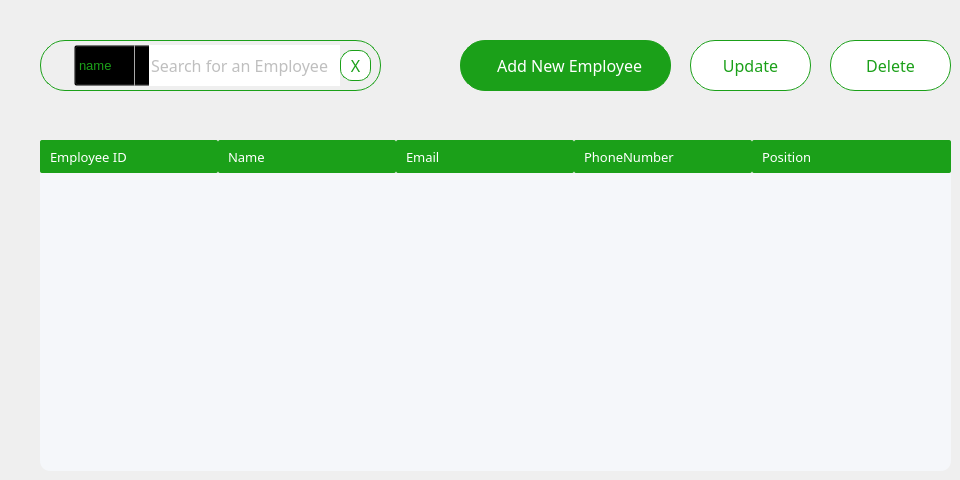
     <widget class="QWidget" name="default_employee">
      <widget class="QGroupBox" name="search_2">
       <property name="geometry">
        <rect>
         <x>40</x>
         <y>40</y>
         <width>341</width>
         <height>51</height>
        </rect>
       </property>
       <property name="font">
        <font>
         <family>Lexend Light</family>
        </font>
       </property>
       <property name="styleSheet">
        <string notr="true">border-radius:25px;
border-color: rgb(27, 160, 25);
border-width : 1.2px;
border-style:solid;
background-color:#white;</string>
       </property>
       <property name="title">
        <string/>
       </property>
       <property name="alignment">
        <set>Qt::AlignLeading|Qt::AlignLeft|Qt::AlignTop</set>
       </property>
       <property name="flat">
        <bool>false</bool>
       </property>
       <property name="checkable">
        <bool>false</bool>
       </property>
       <widget class="QLabel" name="search_icon">
        <property name="geometry">
         <rect>
          <x>10</x>
          <y>15</y>
          <width>21</width>
          <height>21</height>
         </rect>
        </property>
        <property name="styleSheet">
         <string notr="true">background:none;
border-radius: 20px;
border: 1px solid;
border-color:none;
</string>
        </property>
        <property name="text">
         <string/>
        </property>
        <property name="pixmap">
         <pixmap resource="resources.qrc">:/images/Icon.png</pixmap>
        </property>
        <property name="scaledContents">
         <bool>true</bool>
        </property>
       </widget>
      </widget>
      <widget class="QPushButton" name="add_employee_btn">
       <property name="geometry">
        <rect>
         <x>460</x>
         <y>40</y>
         <width>211</width>
         <height>51</height>
        </rect>
       </property>
       <property name="styleSheet">
        <string notr="true">*{
border-radius:25px;
color:white;
font-family: Lexend;
font-size:16px;
border-color: rgb(27, 160, 25);
border-width : 1.2px;
border-style:solid;
background-color:#1ba019;
}
QPushButton:hover
{
background:#013220;
color:white;
border-left:3px solid white ; 
border-color:none;
border-radius:25px;
}
QPushButton:pressed
{
background:#013220;
color:white;
border-radius:25px;
font-family: Lexend;
font-size:16px;
border-left:3.2px solid white ; 


/*background: qlineargradient(x1: 0, y1: 0, x2: 0, y2: 1,
                                stop: 0 #ffffff, stop: 1 #dcdcdc);*/
}</string>
       </property>
       <property name="text">
        <string>  Add New Employee</string>
       </property>
       <property name="icon">
        <iconset>
         <normalon>:/images/add-circle.png</normalon>
        </iconset>
       </property>
       <property name="iconSize">
        <size>
         <width>200</width>
         <height>200</height>
        </size>
       </property>
       <property name="autoRepeatInterval">
        <number>100</number>
       </property>
      </widget>
      <widget class="QTableWidget" name="table">
       <property name="geometry">
        <rect>
         <x>40</x>
         <y>140</y>
         <width>911</width>
         <height>331</height>
        </rect>
       </property>
       <property name="font">
        <font>
         <family>Lexend</family>
         <pointsize>10</pointsize>
        </font>
       </property>
       <property name="layoutDirection">
        <enum>Qt::LeftToRight</enum>
       </property>
       <property name="styleSheet">
        <string notr="true">QTableWidget {
    border: none;
	background-color: #F5F7FA; /* Light gray */
border-radius:10px;
}
QHeaderView::section {
    background-color: #1ba019; 
    color: white;
    font: 500 12pt &quot;Lexend Medium&quot;;
    padding: 6px;
	border-radius:2px;
    padding-left: 10px; 
}

QScrollBar:vertical {
    border: none;
    background:  #1ba019;;
    width: 12px;
}
QScrollBar::add-page:vertical {
    background:  #F5F7FA;}
QScrollBar::sub-page:vertical {
    background: #F5F7FA;}</string>
       </property>
       <property name="frameShape">
        <enum>QFrame::NoFrame</enum>
       </property>
       <property name="frameShadow">
        <enum>QFrame::Plain</enum>
       </property>
       <property name="lineWidth">
        <number>0</number>
       </property>
       <property name="verticalScrollBarPolicy">
        <enum>Qt::ScrollBarAsNeeded</enum>
       </property>
       <property name="sizeAdjustPolicy">
        <enum>QAbstractScrollArea::AdjustIgnored</enum>
       </property>
       <property name="autoScroll">
        <bool>true</bool>
       </property>
       <property name="editTriggers">
        <set>QAbstractItemView::NoEditTriggers</set>
       </property>
       <property name="showDropIndicator" stdset="0">
        <bool>false</bool>
       </property>
       <property name="dragEnabled">
        <bool>false</bool>
       </property>
       <property name="dragDropOverwriteMode">
        <bool>false</bool>
       </property>
       <property name="dragDropMode">
        <enum>QAbstractItemView::NoDragDrop</enum>
       </property>
       <property name="alternatingRowColors">
        <bool>false</bool>
       </property>
       <property name="selectionMode">
        <enum>QAbstractItemView::SingleSelection</enum>
       </property>
       <property name="selectionBehavior">
        <enum>QAbstractItemView::SelectRows</enum>
       </property>
       <property name="showGrid">
        <bool>false</bool>
       </property>
       <property name="gridStyle">
        <enum>Qt::NoPen</enum>
       </property>
       <property name="sortingEnabled">
        <bool>false</bool>
       </property>
       <property name="wordWrap">
        <bool>false</bool>
       </property>
       <property name="cornerButtonEnabled">
        <bool>false</bool>
       </property>
       <attribute name="horizontalHeaderVisible">
        <bool>true</bool>
       </attribute>
       <attribute name="horizontalHeaderCascadingSectionResizes">
        <bool>false</bool>
       </attribute>
       <attribute name="horizontalHeaderMinimumSectionSize">
        <number>35</number>
       </attribute>
       <attribute name="horizontalHeaderDefaultSectionSize">
        <number>178</number>
       </attribute>
       <attribute name="horizontalHeaderHighlightSections">
        <bool>false</bool>
       </attribute>
       <attribute name="horizontalHeaderShowSortIndicator" stdset="0">
        <bool>true</bool>
       </attribute>
       <attribute name="horizontalHeaderStretchLastSection">
        <bool>true</bool>
       </attribute>
       <attribute name="verticalHeaderVisible">
        <bool>false</bool>
       </attribute>
       <attribute name="verticalHeaderCascadingSectionResizes">
        <bool>false</bool>
       </attribute>
       <attribute name="verticalHeaderMinimumSectionSize">
        <number>24</number>
       </attribute>
       <attribute name="verticalHeaderDefaultSectionSize">
        <number>40</number>
       </attribute>
       <attribute name="verticalHeaderHighlightSections">
        <bool>false</bool>
       </attribute>
       <attribute name="verticalHeaderShowSortIndicator" stdset="0">
        <bool>false</bool>
       </attribute>
       <attribute name="verticalHeaderStretchLastSection">
        <bool>false</bool>
       </attribute>
       <column>
        <property name="text">
         <string>Employee ID</string>
        </property>
        <property name="font">
         <font>
          <family>Lexend</family>
         </font>
        </property>
        <property name="textAlignment">
         <set>AlignLeading|AlignVCenter</set>
        </property>
       </column>
       <column>
        <property name="text">
         <string>Name</string>
        </property>
        <property name="font">
         <font>
          <family>Lexend</family>
         </font>
        </property>
        <property name="textAlignment">
         <set>AlignLeading|AlignVCenter</set>
        </property>
       </column>
       <column>
        <property name="text">
         <string>Email</string>
        </property>
        <property name="font">
         <font>
          <family>Lexend</family>
         </font>
        </property>
        <property name="textAlignment">
         <set>AlignLeading|AlignVCenter</set>
        </property>
       </column>
       <column>
        <property name="text">
         <string>PhoneNumber</string>
        </property>
        <property name="font">
         <font>
          <family>Lexend</family>
         </font>
        </property>
        <property name="textAlignment">
         <set>AlignLeading|AlignVCenter</set>
        </property>
       </column>
       <column>
        <property name="text">
         <string>Position</string>
        </property>
        <property name="font">
         <font>
          <family>Lexend</family>
         </font>
        </property>
        <property name="textAlignment">
         <set>AlignLeading|AlignVCenter</set>
        </property>
       </column>
      </widget>
      <widget class="QPushButton" name="update_employee_btn">
       <property name="geometry">
        <rect>
         <x>690</x>
         <y>40</y>
         <width>121</width>
         <height>51</height>
        </rect>
       </property>
       <property name="styleSheet">
        <string notr="true">*{
border-radius:25px;
color:#1ba019;
font-family: Lexend;
font-size:16px;
border-color: rgb(27, 160, 25);
border-width : 1.2px;
border-style:solid;
background-color:white;
}
QPushButton:hover
{
background:white;
color:#00b521;
border-left:3px solid #00b521 ; 
border-color:none;
border-radius:25px;
}
QPushButton:pressed
{
background:#013220;
color:#1ba019;
border-radius:25px;
font-family: Lexend;
font-size:16px;
border-left:3.2px solid #1BA019 ; 


/*background: qlineargradient(x1: 0, y1: 0, x2: 0, y2: 1,
                                stop: 0 #ffffff, stop: 1 #dcdcdc);*/
}</string>
       </property>
       <property name="text">
        <string>Update</string>
       </property>
       <property name="iconSize">
        <size>
         <width>200</width>
         <height>200</height>
        </size>
       </property>
       <property name="autoRepeatInterval">
        <number>100</number>
       </property>
      </widget>
      <widget class="QPushButton" name="delete_employee_btn">
       <property name="geometry">
        <rect>
         <x>830</x>
         <y>40</y>
         <width>121</width>
         <height>51</height>
        </rect>
       </property>
       <property name="styleSheet">
        <string notr="true">*{
border-radius:25px;
color:#1ba019;
font-family: Lexend;
font-size:16px;
border-color: rgb(27, 160, 25);
border-width : 1.2px;
border-style:solid;
background-color:white;
}
QPushButton:hover
{
background:white;
color:#00b521;
border-left:3px solid #00b521 ; 
border-color:none;
border-radius:25px;
}
QPushButton:pressed
{
background:#013220;
color:#1ba019;
border-radius:25px;
font-family: Lexend;
font-size:16px;
border-left:3.2px solid #1BA019 ; 


/*background: qlineargradient(x1: 0, y1: 0, x2: 0, y2: 1,
                                stop: 0 #ffffff, stop: 1 #dcdcdc);*/
}</string>
       </property>
       <property name="text">
        <string>Delete</string>
       </property>
       <property name="iconSize">
        <size>
         <width>200</width>
         <height>200</height>
        </size>
       </property>
       <property name="autoRepeatInterval">
        <number>100</number>
       </property>
      </widget>
      <widget class="QPushButton" name="searchReset">
       <property name="geometry">
        <rect>
         <x>340</x>
         <y>50</y>
         <width>31</width>
         <height>31</height>
        </rect>
       </property>
       <property name="styleSheet">
        <string notr="true">*{
border-radius:12px;
color:#1ba019;
font-family: Lexend;
font-size:16px;
border-color: rgb(27, 160, 25);
border-width : 1.2px;
border-style:solid;
background-color:white;
}
QPushButton:hover
{
background:white;
color:#00b521;
border-color:none;
border-radius:12px;
}
QPushButton:pressed
{
background:#013220;
color:#1ba019;
border-radius:12px;
font-family: Lexend;
font-size:16px;


/*background: qlineargradient(x1: 0, y1: 0, x2: 0, y2: 1,
                                stop: 0 #ffffff, stop: 1 #dcdcdc);*/
}</string>
       </property>
       <property name="text">
        <string>X</string>
       </property>
      </widget>
      <widget class="QComboBox" name="search">
       <property name="geometry">
        <rect>
         <x>74</x>
         <y>45</y>
         <width>81</width>
         <height>41</height>
        </rect>
       </property>
       <property name="font">
        <font>
         <pointsize>10</pointsize>
        </font>
       </property>
       <property name="styleSheet">
        <string notr="true">QComboBox {
color:#1ba019;
background-color:transparent;
}
QComboBox::drop-down {
       border: none;
       background: transparent;
       width: 0px;
    }
QComboBox::drop-down {
    subcontrol-origin: padding;
    subcontrol-position: top right;
    border-left-width: 1px;
    border-left-color: darkgray;
    border-left-style: solid; /* just a single line */
    border-top-right-radius: 3px; /* same radius as the QComboBox */
    border-bottom-right-radius: 3px;
}
</string>
       </property>
       <property name="insertPolicy">
        <enum>QComboBox::NoInsert</enum>
       </property>
       <property name="duplicatesEnabled">
        <bool>false</bool>
       </property>
       <item>
        <property name="text">
         <string>name</string>
        </property>
       </item>
       <item>
        <property name="text">
         <string>id</string>
        </property>
       </item>
      </widget>
      <widget class="QLineEdit" name="search_field">
       <property name="geometry">
        <rect>
         <x>149</x>
         <y>45</y>
         <width>191</width>
         <height>41</height>
        </rect>
       </property>
       <property name="font">
        <font>
         <family>Lexend</family>
         <pointsize>-1</pointsize>
        </font>
       </property>
       <property name="styleSheet">
        <string notr="true">border-radius:0px;
border-color: rgb(27, 160, 25);
border-width : 0x;
color:grey;
font-family: Lexend;
font-size:16px;</string>
       </property>
       <property name="inputMask">
        <string/>
       </property>
       <property name="text">
        <string/>
       </property>
       <property name="echoMode">
        <enum>QLineEdit::Normal</enum>
       </property>
       <property name="placeholderText">
        <string>Search for an Employee</string>
       </property>
      </widget>
      <zorder>search_2</zorder>
      <zorder>add_employee_btn</zorder>
      <zorder>table</zorder>
      <zorder>update_employee_btn</zorder>
      <zorder>delete_employee_btn</zorder>
      <zorder>search</zorder>
      <zorder>searchReset</zorder>
      <zorder>search_field</zorder>
     </widget>
